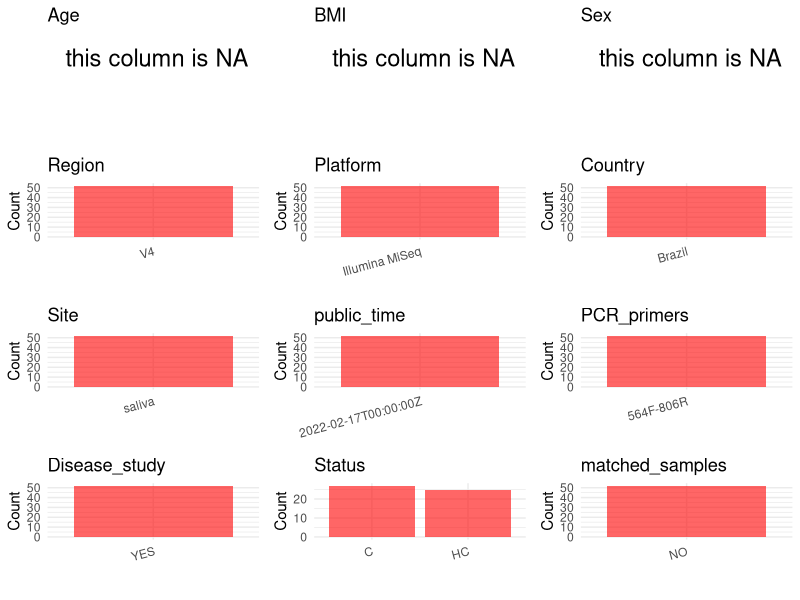

This chart was generated by the following R code: (Note: this script raises an error after producing the figure.)
## ---- chunk 1
# Load necessary libraries
library(dplyr)
library(ggplot2)
library(cowplot)

# Set working directory (update this path to your local directory)
setwd("D:/studylearning/董彪师兄项目/任务3_20251004/PRJNA807496")

# Read the initial metadata files
initial_meta<-read.csv("SraRunTable.csv",header = T)

# Display the first few rows of the metadata
head(initial_meta)
## ---- chunk 2
# Create a uniform metadata dataframe
metadata <- data.frame(
  BioProject = initial_meta$BioProject,
  Run = initial_meta$Run,
  sample_name = initial_meta$Sample.Name,
  Age = NA,
  BMI = NA,
  Sex= NA,
  Region = "V4",
  Platform = initial_meta$Instrument,
  Country = initial_meta$geo_loc_name_country,
  Site = "saliva",
  public_time = initial_meta$ReleaseDate,
  stringsAsFactors = FALSE
)
## ---- chunk 3
# Add information obtained from the publication
metadata$PCR_primers <- "564F-806R"  # Update based on the publication
metadata$title <- "Enrichment of sulphate-reducers and depletion of butyrate-producers may be hyperglycaemia signatures in the diabetic oral microbiome"
metadata$Disease_study <- "YES"
metadata$Status <- initial_meta$isolation_source
metadata <- metadata %>% 
  mutate(Status=case_when(
    grepl("Healthy",Status)~"HC",
    TRUE~"C"
  ))

#extract subject id by remove prefix of sample_name
#metadata$sample_name <- gsub("_st|_sal", "", metadata$sample_name)

# Check initial data distribution
cat("Initial sample distribution:\n")
table(metadata$sample_name)
table(metadata$Site)

# Calculate sampling frequency per subject
sample_counts <- table(metadata$sample_name)
cat("\nNumber of samples per subject:\n")
print(sample_counts)

# Create matched_samples column
metadata$matched_samples <- ifelse(metadata$sample_name %in% names(sample_counts[sample_counts >= 2]), "YES", "NO")

cat("\nMatched samples distribution:\n")
table(metadata$matched_samples)

# Identify samples for removal: single samples excluding saliva 
single_samples <- names(sample_counts[sample_counts == 1])
samples_to_remove <- metadata$sample_name %in% single_samples & !(metadata$Site %in% c("saliva"))

cat("\nNumber of samples to be removed:", sum(samples_to_remove), "\n")

# Remove identified samples
metadata_clean <- metadata[!samples_to_remove, ]

cat("\nFinal sample distribution after cleaning:\n")
table(metadata_clean$sample_name)
table(metadata_clean$Site)
table(metadata_clean$matched_samples)

# Use cleaned dataset for subsequent analysis
metadata <- metadata_clean
## ---- chunk 4
# Check the number of unique runs and sample names
print(paste("Number of unique runs:", length(unique(metadata$Run))))
print(paste("Number of unique sample names:", length(unique(metadata$sample_name))))
## ---- chunk 5
# Select columns for visualization
plot_data <- metadata %>%
  select(-BioProject, -Run, -sample_name, -title)

# Function to create simple plots for each column
create_simple_plots <- function(data) {
  plots <- list()
  
  for (col in colnames(data)) {
    # Check if the column is all NA
    if (all(is.na(data[[col]]))) {
      # Create an empty plot with text indicating all NA
      p <- ggplot() +
        annotate("text", x = 0.5, y = 0.5, label = "this column is NA", size = 6) +
        labs(title = col) +
        theme_void()
    } else if (is.numeric(data[[col]])) {
      # Numeric variable: histogram
      p <- ggplot(data, aes(x = .data[[col]])) +
        geom_histogram(fill = "blue", alpha = 0.6, bins = 20, na.rm = TRUE) +
        labs(title = col) +
        theme_minimal()
    } else {
      # Categorical variable: bar plot (remove NA values)
      count_data <- as.data.frame(table(data[[col]], useNA = "ifany"))
      p <- ggplot(count_data, aes(x = reorder(Var1, -Freq), y = Freq)) +
        geom_col(fill = "red", alpha = 0.6) +
        labs(title = col, x = NULL, y = "Count") +
        theme_minimal() +
        theme(axis.text.x = element_text(angle = 15, hjust = 1))
    }
    plots[[col]] <- p
  }
  
  return(plots)
}

# Generate and arrange plots
plots <- create_simple_plots(plot_data)
p<-plot_grid(plots$Age, 
          plots$BMI, 
          plots$Sex, 
          plots$Region, 
          plots$Platform, 
          plots$Country, 
          plots$Site,
          plots$public_time, 
          plots$PCR_primers,
          plots$Disease_study,
          plots$Status,
          plots$matched_samples,# add 
          ncol = 3, align = "hv", axis = "lb")
ggsave("Metadata_Summary.png", plot = p, width = 8, height = 6, dpi = 150, bg = "white")
## ---- chunk 6
knitr::include_graphics("Metadata_Summary.png")
## ---- chunk 7
# Reorder columns to match the desired format
metadata <- metadata[, c(
  "BioProject", "Run", "sample_name", "Age", "BMI", "Sex", 
  "Region", "Platform", "Country", "Site", "public_time", 
  "PCR_primers", "title", "Disease_study", "Status","matched_samples"
)]

# Export the uniform metadata to a CSV file
write.csv(metadata, file = "metadata.csv", quote = FALSE)
head(metadata)
